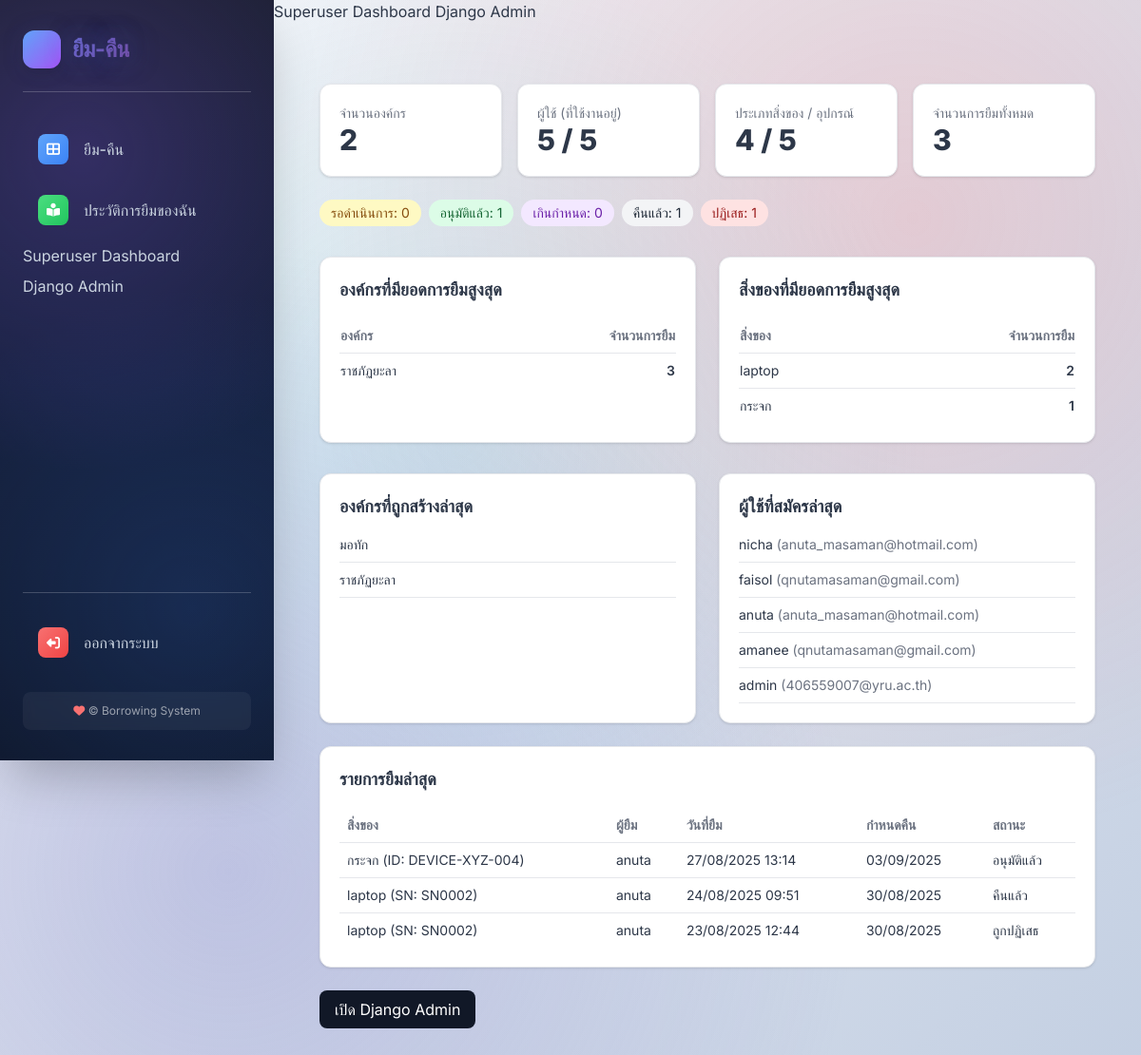
The app's page /super-dashboard/ (signed in) with its own data.
### borrowing/models.py (models this page shows, shortened)
class Item(models.Model):
    organization = models.ForeignKey(Organization, on_delete=models.CASCADE, verbose_name="องค์กร")
    name = models.CharField(max_length=255, verbose_name="ชื่อประเภทสิ่งของ")
    description = models.TextField(blank=True, verbose_name="รายละเอียด")
    total_quantity = models.IntegerField(default=0, verbose_name="จำนวนทั้งหมด")
    available_quantity = models.IntegerField(default=0, verbose_name="จำนวนที่เหลืออยู่")
    image = models.ImageField(upload_to='item_images/', blank=True, null=True, verbose_name="รูปภาพสิ่งของ")
    item_type = models.CharField(max_length=100, blank=True, null=True, verbose_name="ประเภทสิ่งของ")
    added_at = models.DateTimeField(auto_now_add=True, verbose_name="วันที่เพิ่ม")
    class Meta:
        verbose_name = "ประเภทสิ่งของ"
        verbose_name_plural = "ประเภทสิ่งของ"
        unique_together = ('organization', 'name')

class Loan(models.Model):
    asset = models.ForeignKey(Asset, on_delete=models.CASCADE, verbose_name="อุปกรณ์") # เปลี่ยนจาก item เป็น asset
    borrower = models.ForeignKey(CustomUser, on_delete=models.CASCADE, verbose_name="ผู้ยืม")
    borrow_date = models.DateTimeField(auto_now_add=True, verbose_name="วันที่ยืม")
    due_date = models.DateField(verbose_name="กำหนดคืน") # ใช้ DateField สำหรับวันที่เท่านั้น
    return_date = models.DateTimeField(null=True, blank=True, verbose_name="วันที่คืน")
    STATUS_CHOICES = [
        ('pending', 'รอดำเนินการ'),
        ('approved', 'อนุมัติแล้ว'),
        ('returned', 'คืนแล้ว'),
        ('rejected', 'ถูกปฏิเสธ'),
        ('overdue', 'เกินกำหนด'),
    ]
    status = models.CharField(max_length=20, choices=STATUS_CHOICES, default='pending', verbose_name="สถานะ")
    reason = models.TextField(blank=True, verbose_name="เหตุผลการยืม") # เพิ่มฟิลด์เหตุผลการยืม
    class Meta:
        verbose_name = "รายการยืม"
        verbose_name_plural = "รายการยืม"
        ordering = ['-borrow_date']

class Asset(models.Model):
    item = models.ForeignKey(Item, on_delete=models.CASCADE, related_name='assets', verbose_name="ประเภทสิ่งของ")
    serial_number = models.CharField(max_length=255, blank=True, null=True, unique=True, verbose_name="หมายเลขซีเรียล")
    device_id = models.CharField(max_length=255, blank=True, null=True, unique=True, verbose_name="ID อุปกรณ์")
    location = models.CharField(max_length=255, blank=True, null=True, verbose_name="ตำแหน่ง")
    STATUS_CHOICES = [
        ('available', 'พร้อมใช้งาน'),
        ('on_loan', 'กำลังถูกยืม'),
        ('maintenance', 'บำรุงรักษา'),
        ('retired', 'ปลดระวาง'),
    ]
    status = models.CharField(max_length=20, choices=STATUS_CHOICES, default='available', verbose_name="สถานะ")
    class Meta:
        verbose_name = "อุปกรณ์"
        verbose_name_plural = "อุปกรณ์"

### users/models.py (models this page shows, shortened)
class Organization(models.Model):
    name = models.CharField(max_length=255, unique=True, verbose_name="ชื่อองค์กร")
    address = models.TextField(verbose_name="ที่อยู่")
    business_type = models.CharField(max_length=255, verbose_name="ประเภทธุรกิจ", blank=True, null=True)
    class Meta:
        verbose_name = "องค์กร"
        verbose_name_plural = "องค์กร"

class CustomUser(AbstractUser):
    organization = models.ForeignKey(Organization, on_delete=models.SET_NULL, null=True, blank=True, verbose_name="องค์กร")
    is_org_admin = models.BooleanField(default=False, verbose_name="ผู้ดูแลองค์กร")
    is_platform_admin = models.BooleanField(default=False, verbose_name="ผู้ดูแลแพลตฟอร์ม")
    phone_number = models.CharField(max_length=20, blank=True, null=True)
    class Meta:
        verbose_name = "ผู้ใช้งาน"
        verbose_name_plural = "ผู้ใช้งาน"

### users/views.py (the view)
# urls.py: path('super-dashboard/', views.superuser_dashboard, name='superuser_dashboard'),
@login_required
@user_passes_test(_is_superuser)
def superuser_dashboard(request):
    org_count = Organization.objects.count()
    user_count = CustomUser.objects.count()
    active_user_count = CustomUser.objects.filter(is_active=True).count()
    item_count = Item.objects.count()
    asset_count = Asset.objects.count()
    loans_total = Loan.objects.count()
    loans_pending = Loan.objects.filter(status='pending').count()
    loans_approved = Loan.objects.filter(status='approved').count()
    loans_overdue = Loan.objects.filter(status='overdue').count()
    loans_returned = Loan.objects.filter(status='returned').count()
    loans_rejected = Loan.objects.filter(status='rejected').count()
    recent_orgs = Organization.objects.order_by('-id')[:8]
    recent_users = CustomUser.objects.order_by('-date_joined')[:8]
    recent_loans = Loan.objects.select_related('asset__item', 'borrower').order_by('-borrow_date')[:10]
    top_orgs_by_loans = (
        Loan.objects.values('asset__item__organization__name')
        .annotate(total_loans=Count('id')).order_by('-total_loans')[:5]
    )
    top_items_by_loans = (
        Loan.objects.values('asset__item__name')
        .annotate(total_loans=Count('id')).order_by('-total_loans')[:5]
    )
    return render(request, 'users/superuser_dashboard.html', {
        'org_count': org_count,
        'user_count': user_count,
        'active_user_count': active_user_count,
        'item_count': item_count,
        'asset_count': asset_count,
        'loans_total': loans_total,
        'loans_pending': loans_pending,
        'loans_approved': loans_approved,
        'loans_overdue': loans_overdue,
        'loans_returned': loans_returned,
        'loans_rejected': loans_rejected,
        'recent_orgs': recent_orgs,
        'recent_users': recent_users,
        'recent_loans': recent_loans,
        'top_orgs_by_loans': top_orgs_by_loans,
        'top_items_by_loans': top_items_by_loans,
    })

### users/context_processors.py (called while the page is built)
def unread_notifications_count(request):
    if request.user.is_authenticated:
        count = Notification.objects.filter(user=request.user, is_read=False).count()
        return {'unread_notifications_count': count}
    return {'unread_notifications_count': 0} # หากผู้ใช้ยังไม่ได้ล็อกอิน ให้ส่ง 0

### users/views.py (called while the page is built)
def _is_superuser(user):
    return user.is_superuser

### users/templates/users/superuser_dashboard.html (shortened to what this page needs)
{% extends 'users/base.html' %}
{% block content %}
<div class="max-w-7xl mx-auto my-8 px-4 lg:px-6">
  <div class="grid grid-cols-1 sm:grid-cols-2 lg:grid-cols-4 gap-4 mb-6">
    <div class="bg-white border rounded-xl p-5 shadow">
      <div class="text-gray-500 text-sm">จำนวนองค์กร</div>
      <div class="text-3xl font-extrabold">{{ org_count }}</div>
    </div>
    <div class="bg-white border rounded-xl p-5 shadow">
      <div class="text-gray-500 text-sm">ผู้ใช้ (ที่ใช้งานอยู่)</div>
      <div class="text-3xl font-extrabold">{{ active_user_count }} / {{ user_count }}</div>
    </div>
    <div class="bg-white border rounded-xl p-5 shadow">
      <div class="text-gray-500 text-sm">ประเภทสิ่งของ / อุปกรณ์</div>
      <div class="text-3xl font-extrabold">{{ item_count }} / {{ asset_count }}</div>
    </div>
    <div class="bg-white border rounded-xl p-5 shadow">
      <div class="text-gray-500 text-sm">จำนวนการยืมทั้งหมด</div>
      <div class="text-3xl font-extrabold">{{ loans_total }}</div>
    </div>
  </div>
  <div class="flex flex-wrap gap-2 mb-8">
    <span class="px-3 py-1 rounded-full text-sm bg-yellow-100 text-yellow-800">รอดำเนินการ: {{ loans_pending }}</span>
    <span class="px-3 py-1 rounded-full text-sm bg-green-100 text-green-800">อนุมัติแล้ว: {{ loans_approved }}</span>
    <span class="px-3 py-1 rounded-full text-sm bg-purple-100 text-purple-800">เกินกำหนด: {{ loans_overdue }}</span>
    <span class="px-3 py-1 rounded-full text-sm bg-gray-100 text-gray-800">คืนแล้ว: {{ loans_returned }}</span>
    <span class="px-3 py-1 rounded-full text-sm bg-red-100 text-red-800">ปฏิเสธ: {{ loans_rejected }}</span>
  </div>
  <div class="grid grid-cols-1 lg:grid-cols-2 gap-6 mb-8">
    <div class="bg-white border rounded-xl p-5 shadow">
      <h3 class="text-lg font-bold mb-4">องค์กรที่มียอดการยืมสูงสุด</h3>
      <table class="w-full text-sm">
        <thead>
          <tr class="text-gray-500">
            <th class="text-left py-2">องค์กร</th>
            <th class="text-right py-2">จำนวนการยืม</th>
          </tr>
        </thead>
        <tbody>
          {% for row in top_orgs_by_loans %}
          <tr class="border-t">
            <td class="py-2">{{ row.asset__item__organization__name }}</td>
            <td class="py-2 text-right font-semibold">{{ row.total_loans }}</td>
          </tr>
          {% empty %}
          <tr><td class="py-3 text-gray-500" colspan="2">ยังไม่มีข้อมูล</td></tr>
          {% endfor %}
        </tbody>
      </table>
    </div>
    <div class="bg-white border rounded-xl p-5 shadow">
      <h3 class="text-lg font-bold mb-4">สิ่งของที่มียอดการยืมสูงสุด</h3>
      <table class="w-full text-sm">
        <thead>
          <tr class="text-gray-500">
            <th class="text-left py-2">สิ่งของ</th>
            <th class="text-right py-2">จำนวนการยืม</th>
          </tr>
        </thead>
        <tbody>
          {% for row in top_items_by_loans %}
          <tr class="border-t">
            <td class="py-2">{{ row.asset__item__name }}</td>
            <td class="py-2 text-right font-semibold">{{ row.total_loans }}</td>
          </tr>
          {% empty %}
          <tr><td class="py-3 text-gray-500" colspan="2">ยังไม่มีข้อมูล</td></tr>
          {% endfor %}
        </tbody>
      </table>
    </div>
  </div>
  <div class="grid grid-cols-1 lg:grid-cols-2 gap-6">
    <div class="bg-white border rounded-xl p-5 shadow">
      <h3 class="text-lg font-bold mb-4">องค์กรที่ถูกสร้างล่าสุด</h3>
      <ul class="space-y-2 text-sm">
        {% for org in recent_orgs %}
          <li class="border-b pb-2">{{ org.name }}</li>
        {% empty %}
          <li class="text-gray-500">ยังไม่มีองค์กร</li>
        {% endfor %}
      </ul>
    </div>
    <div class="bg-white border rounded-xl p-5 shadow">
      <h3 class="text-lg font-bold mb-4">ผู้ใช้ที่สมัครล่าสุด</h3>
      <ul class="space-y-2 text-sm">
        {% for u in recent_users %}
          <li class="border-b pb-2">{{ u.username }} <span class="text-gray-500">({{ u.email }})</span></li>
        {% empty %}
          <li class="text-gray-500">ยังไม่มีผู้ใช้</li>
        {% endfor %}
      </ul>
    </div>
  </div>
  <div class="bg-white border rounded-xl p-5 shadow mt-6">
    <h3 class="text-lg font-bold mb-4">รายการยืมล่าสุด</h3>
    <div class="overflow-x-auto">
      <table class="min-w-full text-sm">
        <thead>
          <tr class="text-gray-500">
            <th class="text-left py-2 px-2">สิ่งของ</th>
            <th class="text-left py-2 px-2">ผู้ยืม</th>
            <th class="text-left py-2 px-2">วันที่ยืม</th>
            <th class="text-left py-2 px-2">กำหนดคืน</th>
            <th class="text-left py-2 px-2">สถานะ</th>
          </tr>
        </thead>
        <tbody>
          {% for loan in recent_loans %}
          <tr class="border-t">
            <td class="py-2 px-2">
              {{ loan.asset.item.name }}
              {% if loan.asset.serial_number %}(SN: {{ loan.asset.serial_number }})
              {% elif loan.asset.device_id %}(ID: {{ loan.asset.device_id }}){% endif %}
            </td>
            <td class="py-2 px-2">{{ loan.borrower.username }}</td>
            <td class="py-2 px-2">{{ loan.borrow_date|date:"d/m/Y H:i" }}</td>
            <td class="py-2 px-2">{{ loan.due_date|date:"d/m/Y" }}</td>
            <td class="py-2 px-2">{{ loan.get_status_display }}</td>
          </tr>
          {% empty %}
          <tr><td class="py-3 px-2 text-gray-500" colspan="5">ยังไม่มีรายการยืม</td></tr>
          {% endfor %}
        </tbody>
      </table>
    </div>
  </div>
  <div class="flex flex-wrap gap-3 mt-6">
    <a href="/admin/" class="px-4 py-2 rounded-lg bg-gray-900 text-white">เปิด Django Admin</a>
  </div>
</div>
{% endblock %}

### users/templates/users/base.html (style rules this page uses)
:root { --sbw:18rem; --primary-gradient: linear-gradient(135deg, #667eea 0%, #764ba2 100%); --sidebar-gradient: linear-gradient(180deg, #1a1f2e 0%, #16213e 50%, #0f172a 100%); --glass-bg: rgba(255, 255, 255, 0.1); --glass-border: rgba(255, 255, 255, 0.2); }
* { box-sizing: border-box; }
body { font-family: 'Inter', sans-serif; background: linear-gradient(135deg, #f5f7fa 0%, #c3cfe2 100%); color: #2d3748; min-height: 100vh; display: flex; position: relative; overflow-x: hidden; }
body::before { content: ''; position: fixed; top: 0; left: 0; width: 100%; height: 100%; background: radial-gradient(circle at 20% 80%, rgba(120, 119, 198, 0.3) 0%, transparent 50%), radial-gradient(circle at 80% 20%, rgba(255, 107, 107, 0.2) 0%, transparent 50%), radial-gradient(circle at 40% 40%, rgba(120, 219, 226, 0.2) 0%, transparent 50%); pointer-events: none; z-index: -1; }

### records on screen
Item: asset__item__name "laptop", total_loans "2"
Item: asset__item__name "กระจก", total_loans "1"
Organization: name "มอทัก"
Organization: name "ราชภัฏยะลา"
CustomUser: username "nicha", email "anuta_masaman@hotmail.com"
CustomUser: username "faisol", email "qnutamasaman@gmail.com"
CustomUser: username "anuta", email "anuta_masaman@hotmail.com"
CustomUser: username "amanee", email "qnutamasaman@gmail.com"
CustomUser: username "admin", email "406559007@yru.ac.th"
Loan: asset.item.name "กระจก", asset.device_id "DEVICE-XYZ-004", borrower.username "anuta", borrow_date "27/08/2025 13:14", due_date "03/09/2025", status "อนุมัติแล้ว"
Loan: asset.item.name "laptop", asset.serial_number "SN0002", borrower.username "anuta", borrow_date "24/08/2025 09:51", due_date "30/08/2025", status "คืนแล้ว"
Loan: asset.item.name "laptop", asset.serial_number "SN0002", borrower.username "anuta", borrow_date "23/08/2025 12:44", due_date "30/08/2025", status "ถูกปฏิเสธ"

### other values on screen
{{ org_count }} "2"
{{ active_user_count }} "5"
{{ user_count }} "5"
{{ item_count }} "4"
{{ asset_count }} "5"
{{ loans_total }} "3"
{{ loans_pending }} "0"
{{ loans_approved }} "1"
{{ loans_overdue }} "0"
{{ loans_returned }} "1"
{{ loans_rejected }} "1"
{{ row.asset__item__organization__name }} "ราชภัฏยะลา"
{{ row.total_loans }} "3"
